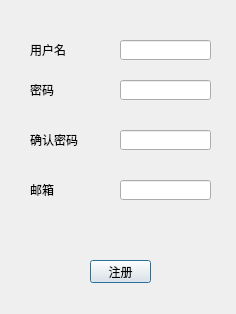
<?xml version="1.0" encoding="UTF-8"?>
<ui version="4.0">
    <class>Register</class>
    <widget class="QDialog" name="Register">
        <property name="geometry">
            <rect>
                <x>0</x>
                <y>0</y>
                <width>236</width>
                <height>314</height>
            </rect>
        </property>
        <property name="windowTitle">
            <string>Dialog</string>
        </property>
        <widget class="QLabel" name="labelName">
            <property name="geometry">
                <rect>
                    <x>30</x>
                    <y>40</y>
                    <width>72</width>
                    <height>20</height>
                </rect>
            </property>
            <property name="text">
                <string>用户名</string>
            </property>
        </widget>
        <widget class="QLabel" name="labelPassword">
            <property name="geometry">
                <rect>
                    <x>30</x>
                    <y>80</y>
                    <width>72</width>
                    <height>20</height>
                </rect>
            </property>
            <property name="text">
                <string>密码</string>
            </property>
        </widget>
        <widget class="QLabel" name="labelPasswordCheck">
            <property name="geometry">
                <rect>
                    <x>30</x>
                    <y>130</y>
                    <width>72</width>
                    <height>20</height>
                </rect>
            </property>
            <property name="text">
                <string>确认密码</string>
            </property>
        </widget>
        <widget class="QLabel" name="labelEmail">
            <property name="geometry">
                <rect>
                    <x>30</x>
                    <y>180</y>
                    <width>72</width>
                    <height>20</height>
                </rect>
            </property>
            <property name="text">
                <string>邮箱</string>
            </property>
        </widget>
        <widget class="QLineEdit" name="lineEditName">
            <property name="geometry">
                <rect>
                    <x>120</x>
                    <y>40</y>
                    <width>91</width>
                    <height>20</height>
                </rect>
            </property>
        </widget>
        <widget class="QLineEdit" name="lineEditPassword">
            <property name="geometry">
                <rect>
                    <x>120</x>
                    <y>80</y>
                    <width>91</width>
                    <height>20</height>
                </rect>
            </property>
        </widget>
        <widget class="QLineEdit" name="lineEditPasswordCheck">
            <property name="geometry">
                <rect>
                    <x>120</x>
                    <y>130</y>
                    <width>91</width>
                    <height>20</height>
                </rect>
            </property>
        </widget>
        <widget class="QLineEdit" name="lineEditEmail">
            <property name="geometry">
                <rect>
                    <x>120</x>
                    <y>180</y>
                    <width>91</width>
                    <height>20</height>
                </rect>
            </property>
        </widget>
        <widget class="QPushButton" name="registerCheckButton">
            <property name="geometry">
                <rect>
                    <x>90</x>
                    <y>260</y>
                    <width>61</width>
                    <height>23</height>
                </rect>
            </property>
            <property name="text">
                <string>注册</string>
            </property>
        </widget>
    </widget>
    <resources/>
    <connections/>
</ui>
